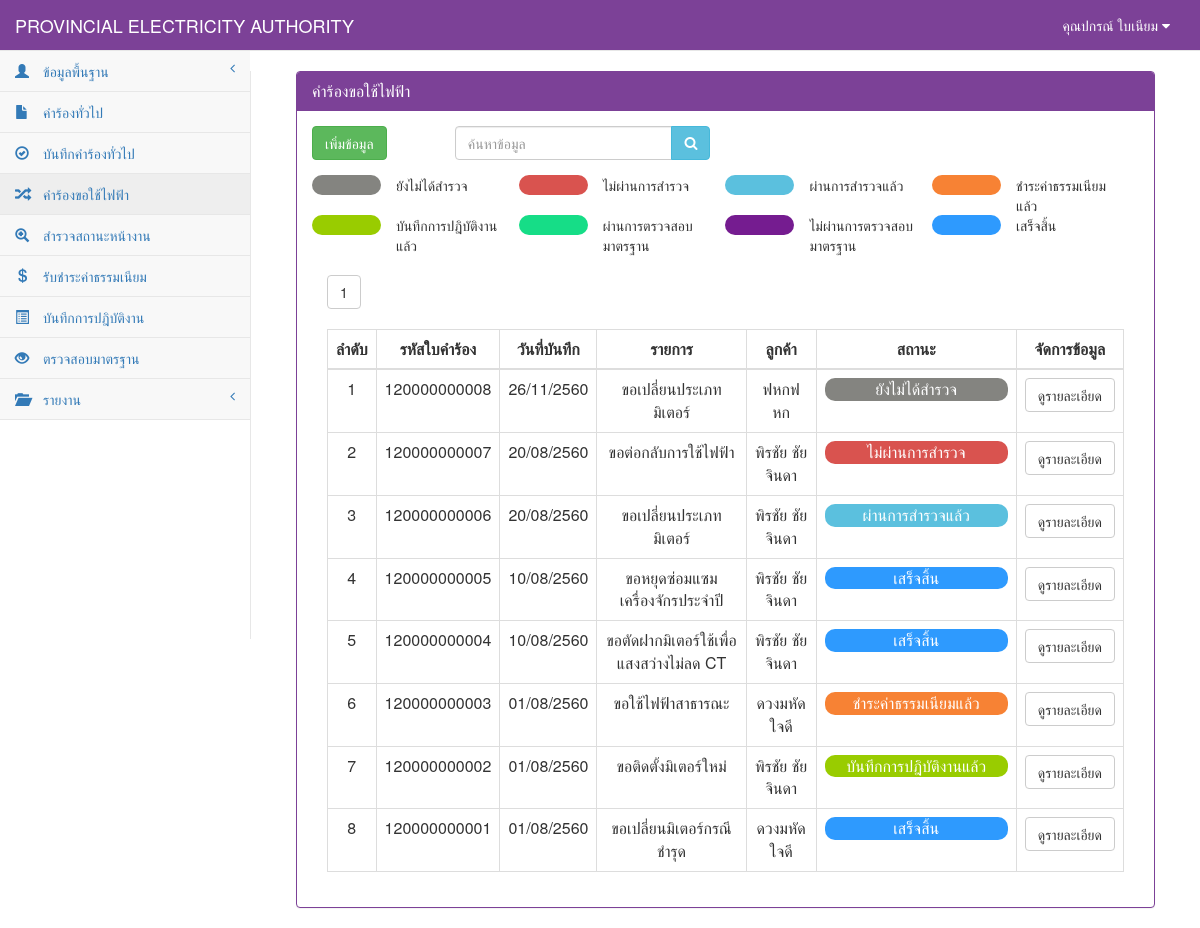
The app's page /RequestElectricity_show.php (signed in), older data.
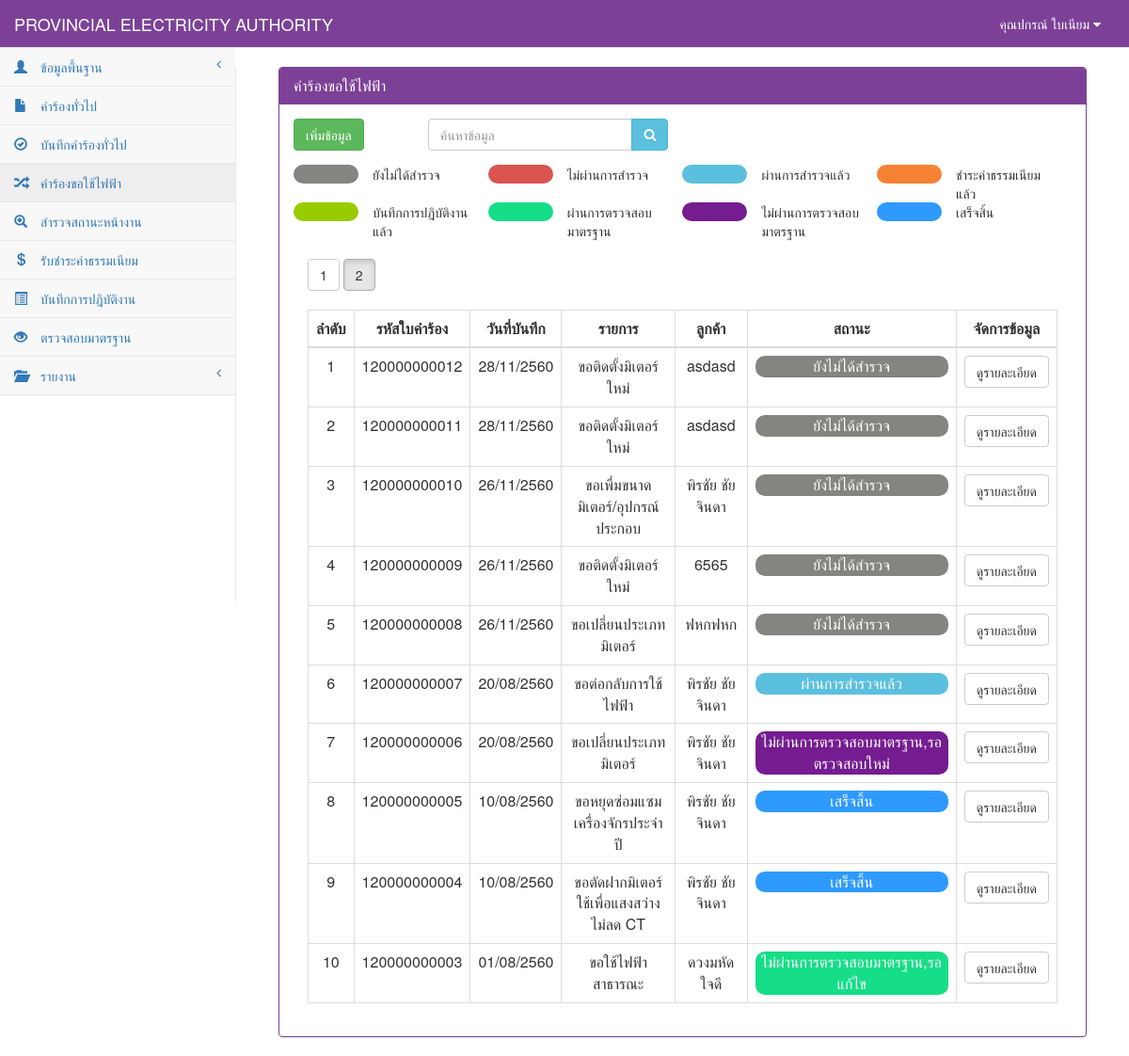
The same page, newer data.
### tables this page shows
CREATE TABLE `tb_electricity` (
  `re_id` char(12) NOT NULL,
  `re_date` date NOT NULL,
  `re_branch` varchar(50) NOT NULL,
  `user_id` char(13) NOT NULL,
  `cus_id` char(13) NOT NULL,
  `re_place_type` int(1) NOT NULL,
  `re_place_other` varchar(50) NOT NULL,
  `re_place_name` varchar(50) NOT NULL,
  `re_place_homeid` varchar(20) NOT NULL,
  `re_place_number` varchar(20) NOT NULL,
  `re_place_village` varchar(20) NOT NULL,
  `re_place_room` varchar(10) NOT NULL,
  `re_place_floor` varchar(5) NOT NULL,
  `re_place_alley` varchar(50) NOT NULL,
  `re_place_alleyway` varchar(50) NOT NULL,
  `re_place_road` varchar(50) NOT NULL,
  `re_place_villno` varchar(2) NOT NULL,
  `re_place_district` varchar(30) NOT NULL,
  `re_place_canton` varchar(30) NOT NULL,
  `re_place_province` varchar(30) NOT NULL,
  `re_place_post` varchar(10) NOT NULL,
  `re_place_tel` char(10) NOT NULL,
  `re_place_fax` char(10) NOT NULL,
  `re_place_email` varchar(30) NOT NULL,
  `re_place_service` varchar(10) NOT NULL,
  `re_contact_place` varchar(100) NOT NULL,
  `re_contact_homeid` varchar(20) NOT NULL,
  `re_contact_number` varchar(20) NOT NULL,
  `re_contact_village` varchar(20) NOT NULL,
  `re_contact_room` varchar(10) NOT NULL,
  `re_contact_floor` varchar(5) NOT NULL,
  `re_contact_alley` varchar(50) NOT NULL,
  `re_contact_alleyway` varchar(50) NOT NULL,
  `re_contact_road` varchar(50) NOT NULL,
  `re_contact_villno` varchar(2) NOT NULL,
  `re_contact_district` varchar(30) NOT NULL,
  `re_contact_canton` varchar(30) NOT NULL,
  `re_contact_province` varchar(30) NOT NULL,
  `re_contact_post` varchar(10) NOT NULL,
  `re_contact_tel` char(10) NOT NULL,
  `re_contact_fax` char(10) NOT NULL,
  `re_contact_email` varchar(30) NOT NULL,
  `re_want_type` int(2) NOT NULL,
  `re_want_other` varchar(100) NOT NULL,
  `re_detail` varchar(100) NOT NULL,
  `re_use_type` int(1) NOT NULL,
  `re_use_other` varchar(255) NOT NULL,
  `re_dateset` date NOT NULL,
  `re_keep_type` int(1) NOT NULL,
  `re_keep_name` varchar(255) NOT NULL,
  `re_keep_homeid` varchar(20) NOT NULL,
  `re_keep_number` varchar(20) NOT NULL,
  `re_keep_village` varchar(20) NOT NULL,
  `re_keep_room` varchar(20) NOT NULL,
  `re_keep_floor` varchar(5) NOT NULL,
  `re_keep_alley` varchar(50) NOT NULL,
  `re_keep_alleyway` varchar(50) NOT NULL,
  `re_keep_road` varchar(50) NOT NULL,
  `re_keep_villno` varchar(2) NOT NULL,
  `re_keep_district` varchar(30) NOT NULL,
  `re_keep_canton` varchar(30) NOT NULL,
  `re_keep_province` varchar(30) NOT NULL,
  `re_keep_post` varchar(10) NOT NULL,
  `re_keep_tel` char(10) NOT NULL,
  `re_keep_fax` char(10) NOT NULL,
  `re_keep_email` varchar(30) NOT NULL,
  `re_picture` varchar(255) NOT NULL,
  `re_status` int(1) NOT NULL,
  PRIMARY KEY  (`re_id`)
);

CREATE TABLE `tb_customer` (
  `cus_id` char(13) NOT NULL,
  `cus_first` int(2) NOT NULL,
  `cus_name` varchar(50) NOT NULL,
  `cus_type` varchar(30) NOT NULL,
  `cus_code` char(9) NOT NULL,
  `cus_tax` char(13) NOT NULL,
  `cus_homeid` varchar(20) NOT NULL,
  `cus_number` varchar(20) NOT NULL,
  `cus_village` varchar(20) NOT NULL,
  `cus_room` varchar(10) NOT NULL,
  `cus_floor` varchar(5) NOT NULL,
  `cus_alley` varchar(50) NOT NULL,
  `cus_alleyway` varchar(50) NOT NULL,
  `cus_road` varchar(50) NOT NULL,
  `cus_vilno` varchar(2) NOT NULL,
  `cus_district` varchar(30) NOT NULL,
  `cus_canton` varchar(30) NOT NULL,
  `cus_province` varchar(30) NOT NULL,
  `cus_post` varchar(10) NOT NULL,
  `cus_tel` char(10) NOT NULL,
  `cus_fax` char(10) NOT NULL,
  `cus_email` varchar(30) NOT NULL,
  PRIMARY KEY  (`cus_id`)
);

### connect_db.php (called while the page is built, shortened)
<?php
$dbname="pea";
$limit=10;
?>

### RequestElectricity_show.php (the view, shortened to what the changed rows need)
<?php
include "connect_db.php";
function Dateim($mydate){
    $d=split("-",$mydate);
    $mydate=$d[2]."/".$d[1]."/".($d[0]+543);
    return "$mydate";
}
?>
<!DOCTYPE html>
<html>
<head>
    <link href="vendor/bootstrap/css/bootstrap.css" rel="stylesheet">
    <link href="vendor/metisMenu/metisMenu.css" rel="stylesheet">
    <link href="dist/css/sb-admin-2.css" rel="stylesheet">
    <link href="vendor/font-awesome/css/font-awesome.css" rel="stylesheet" type="text/css">
</head>
<body>
    <div id="page-wrapper">
        <div class="col-sm-12 ">
            <div class="panel panel-primary">
                <div class="panel-heading">
                    <h2 class="panel-title">คำร้องขอใช้ไฟฟ้า</h2>
                </div>
            <div class="panel-body">
                <br>
            <div class="col-sm-12">
                <div class="table-responsive">
                    <?php
                        $sql_all_rows="select * from tb_electricity order by re_id";
                        $result_all_rows=mysql_db_query($dbname,$sql_all_rows);
                        $rows=mysql_num_rows($result_all_rows);
                        $total_page=ceil($rows/$limit);
                        if($_GET[start]==""){ $start="1"; }else{ $start=$_GET[start]; }
                    ?>
                    <?php
                    for($i=1;$i<=$total_page;$i++){
                            if($start==$i){
                                    echo "<a href='RequestElectricity_show.php?start=".$i."&limit=".$limit."'><button class='btn btn-default '>".$i."</button></a>&nbsp;";
                            }else{
                                    echo "<a href='RequestElectricity_show.php?start=".$i."&limit=".$limit."' c><button class='btn btn-default active'>".$i."</button></a>&nbsp;";
                            }
                    }
                    ?> <br><br>
                    <table width="100%" class="table table-bordered table-hover">
                        <thead>
                            <tr>
                                <th class=" text-center" >ลำดับ</th>
                                <th class=" text-center" >รหัสใบคำร้อง</th>
                                <th class=" text-center" >วันที่บันทึก</th>
                                <th class=" text-center" >รายการ</th>
                                <th class=" text-center" >ลูกค้า</th>
                                <th class=" text-center" style="min-width: 200">สถานะ</th>
                                <th class=" text-center">จัดการข้อมูล</th>
                            </tr>
                        </thead>
                            <tbody>
                            <?php
                                if($_GET[start]=="" || $_GET[start]=="1"){
                                        $page="0";
                                }else{
                                        $page=($_GET[start]-1)*$limit;
                                }
                                $sql="select * from tb_electricity where re_id like '%".$_POST[search]."%' order by re_id desc limit $page,$limit";
                                $result=mysql_db_query($dbname,$sql);
                                    if(mysql_num_rows($result)>0){
                                        while($array=mysql_fetch_array($result)){
                                            $page++;
                                            $sqlcus="select * from tb_customer where cus_id='".$array[cus_id]."'";
                                            $resultcus=mysql_db_query($dbname,$sqlcus);
                                            $arraycus=mysql_fetch_array($resultcus);
                                            if ($array[re_want_type] == 0) {
                                                $want = "ขอติดตั้งมิเตอร์ใหม่";
                                            } elseif ($array[re_want_type] == 1) {
                                                $want = "ขอตัดฝากมิเตอร์โดยไม่ใช้ไฟฟ้า";
                                            } elseif ($array[re_want_type] == 2) {
                                                $want = "ขอต่อกลับการใช้ไฟฟ้า";
                                            } elseif ($array[re_want_type] == 3) {
                                                $want = "ขอเพื่มขนาดมิเตอร์/อุปกรณ์ประกอบ";
                                            } elseif ($array[re_want_type] == 4) {
                                                $want = "ขอเปลี่ยนประเภทมิเตอร์";
                                            } elseif ($array[re_want_type] == 5) {
                                                $want = "ขอหยุดซ่อมแซมเครื่องจักรประจำปี";
                                            } elseif ($array[re_want_type] == 6) {
                                                $want = "ขอใช้ไฟฟ้าชั่วคราวแบบเหมาจ่าย";
                                            } elseif ($array[re_want_type] == 7) {
                                                $want = "ขอติดตั้งไฟฟ้าชั่วคราว";
                                            } elseif ($array[re_want_type] == 8) {
                                                $want = "ขอตัดฝากมิเตอร์ใช้เพื่อแสงสว่างไม่ลด CT";
                                            } elseif ($array[re_want_type] == 9) {
                                                $want = "ขอยกเลิกเลิกการใช้ไฟฟ้า";
                                            } elseif ($array[re_want_type] == 10) {
                                                $want = "ชอลดขนาดมิเตอร์/อุปกรณ์ประกอบ";
                                            } elseif ($array[re_want_type] == 11) {
                                                $want = "ขอใช้ไฟฟ้าสาธารณะ";
                                            } elseif ($array[re_want_type] == 12) {
                                                $want = "ขอตัดมิเตอร์ใช้เพื่อแสงสว่างลด CT";
                                            } elseif ($array[re_want_type] == 13) {
                                                $want = "ขอย้ายจุดติดตั้งมิเตอร์/อุปกรณ์ประกอบ";
                                            } elseif ($array[re_want_type] == 14) {
                                                $want = "ขอเปลี่ยนมิเตอร์กรณีชำรุด";
                                            } elseif ($array[re_want_type] == 15) {
                                                $want = "ขอใช้ไฟฟ้าตู้โทรศัพท์ต่อตรง";
                                            } elseif ($array[re_want_type] == 16) {
                                                $want = $array[re_place_other];
                                            }
                                            if($array[re_status]==0){
                                                $label="ยังไม่ได้สำรวจ";
                                                $status="#848480";
                                            }elseif($array[re_status]==1){
                                               $status="#5bc0de";
                                               $label="ผ่านการสำรวจแล้ว";
                                            }elseif($array[re_status]==2){
                                               $status="#F78234";
                                               $label="ชำระค่าธรรมเนียมแล้ว";
                                            }elseif($array[re_status]==3){
                                               $status="#99cc00";
                                               $label="บันทึกการปฎิบัติงานแล้ว";
                                            }elseif($array[re_status]==4){
                                               $status="#16DD87";
                                               $label="ไม่ผ่านการตรวจสอบมาตรฐาน,รอแก้ไข";
                                            }elseif($array[re_status]==5){
                                               $status="#751C90";
                                               $label="ไม่ผ่านการตรวจสอบมาตรฐาน,รอตรวจสอบใหม่";
                                            }elseif($array[re_status]==6){
                                               $status="#2E9AFE";
                                               $label="เสร็จสิ้น";
                                            }elseif($array[re_status]==9){
                                               $status="#d9534f";
                                               $label="ไม่ผ่านการสำรวจ";
                                            }
                            ?>
                                    <tr>
                                        <td class="text-center"><?=$page?></td>
                                            <td class=" text-center"><?=$array[re_id]?></td>
                                            <td class=" text-center"><?= Dateim($array[re_date]);?></td>
                                            <td class=" text-center"><?=$want?></td>
                                            <td class="text-center"><?=$arraycus[cus_name]?></td>
                                            <td class="text-center"><div style="border-radius:10px; background-color: <?=$status?>; color: white;"><?=$label?></div></td>
                                            <td align="center">
                                                <div class="btn-group">
                                                    <a class="btn btn-default" href="RequestElectricity_detail.php?re_id=<?=$array[re_id]?>">ดูรายละเอียด</a>
                                                </div>
                                            </td>
                                    </tr>
                                    <?php
                                        }
                                            }else{
                                    ?>
                                    <tr><td colspan="7" align="center">ไม่พบข้อมูล</td></tr>
                                    <?
                                            }
                                    ?>
                            </tbody>
                    </table>
                </div>
            </div>
        </div>
        </div>
    </div>
</div>
</body>
</html>

Row changes from the older to the newer data that the page shows:
no longer on this page (row edited): tb_electricity: array "120000000002", array "01/08/2560", want "ขอติดตั้งมิเตอร์ใหม่", cus.cus_name "พิรชัย ชัยจินดา", label "บันทึกการปฎิบัติงานแล้ว"
no longer on this page (row unchanged): tb_electricity: array "120000000001", array "01/08/2560", want "ขอเปลี่ยนมิเตอร์กรณีชำรุด", cus.cus_name "ดวงมหัด ใจดี", label "เสร็จสิ้น"
added tb_electricity: array "120000000012", array "28/11/2560", want "ขอติดตั้งมิเตอร์ใหม่", cus.cus_name "asdasd", label "ยังไม่ได้สำรวจ"
added tb_electricity: array "120000000011", array "28/11/2560", want "ขอติดตั้งมิเตอร์ใหม่", cus.cus_name "asdasd", label "ยังไม่ได้สำรวจ"
added tb_electricity: array "120000000010", array "26/11/2560", want "ขอเพื่มขนาดมิเตอร์/อุปกรณ์ประกอบ", cus.cus_name "พิรชัย ชัยจินดา", label "ยังไม่ได้สำรวจ"
added tb_electricity: array "120000000009", array "26/11/2560", want "ขอติดตั้งมิเตอร์ใหม่", cus.cus_name "6565", label "ยังไม่ได้สำรวจ"
changed tb_electricity (number 6 of 10 on the later page): label "ไม่ผ่านการสำรวจ" → "ผ่านการสำรวจแล้ว"
changed tb_electricity (number 7 of 10 on the later page): label "ผ่านการสำรวจแล้ว" → "ไม่ผ่านการตรวจสอบมาตรฐาน,รอตรวจสอบใหม่"
changed tb_electricity "ดวงมหัด ใจดี": label "ชำระค่าธรรมเนียมแล้ว" → "ไม่ผ่านการตรวจสอบมาตรฐาน,รอแก้ไข"
Text that changed along with them:
new list line: "2"
